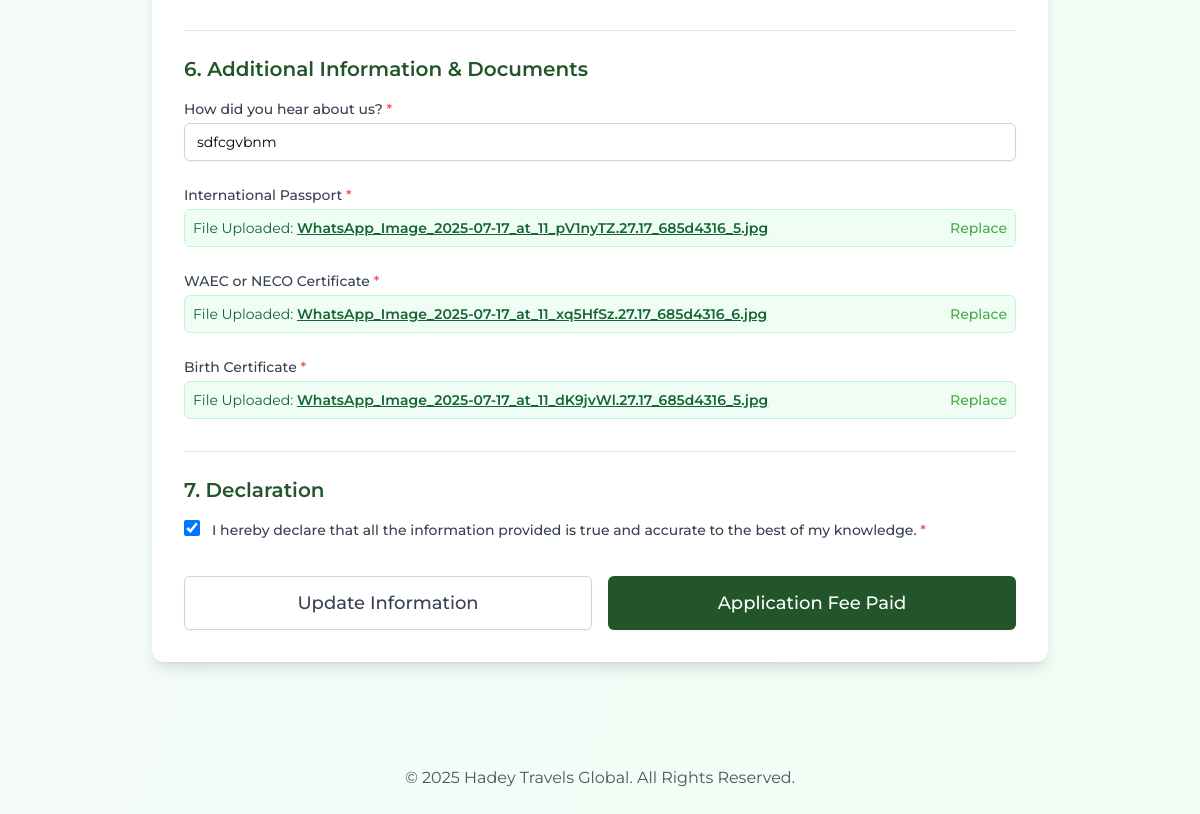
Before: /student/application/ (signed in, lower part) with the older database file.
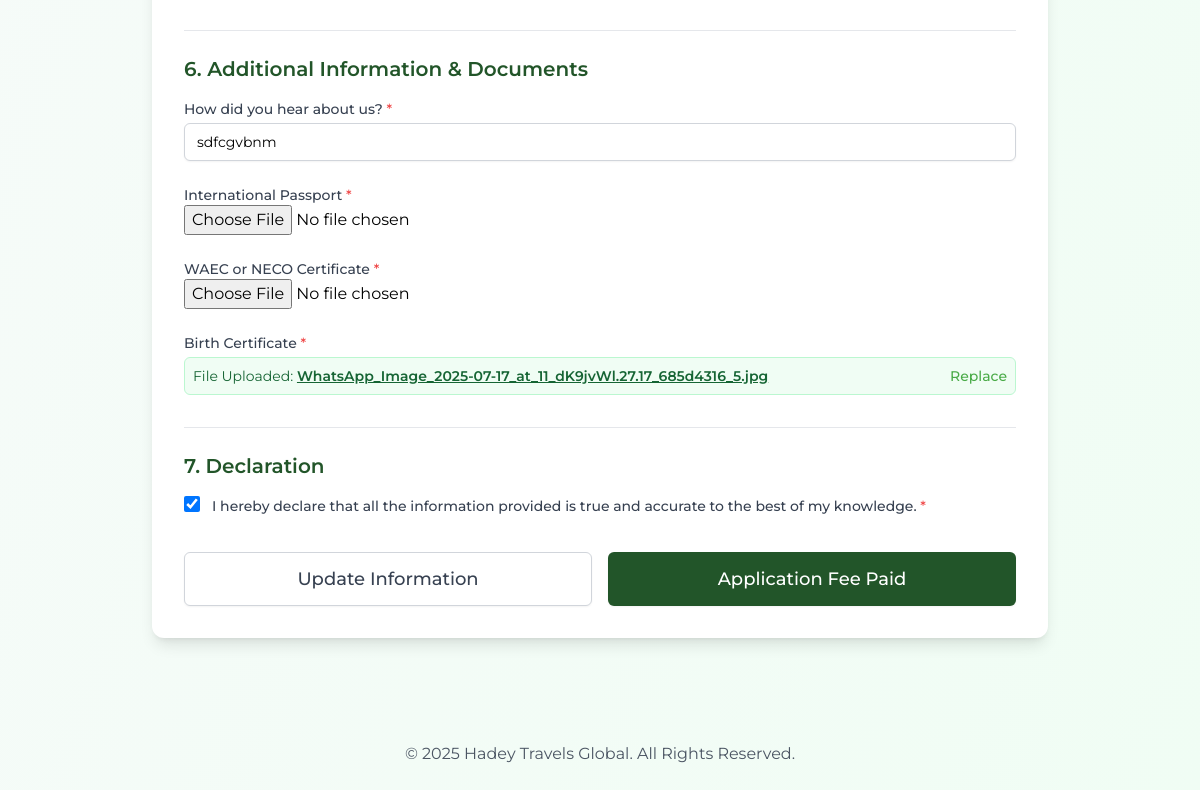
After: the same page with the newer database file.
### portal/models.py (models this page shows, shortened)
class Document(models.Model):
    class DocumentType(models.TextChoices):
        INTERNATIONAL_PASSPORT = 'INTERNATIONAL_PASSPORT', 'International Passport'
        SCHOOL_CERTIFICATE = 'SCHOOL_CERTIFICATE', 'School Certificate (WAEC/NECO)'
        BIRTH_CERTIFICATE = 'BIRTH_CERTIFICATE', 'Birth Certificate'
        FILLED_APPLICATION_FORM = 'FILLED_APPLICATION_FORM', 'Filled Application Form (Step 2)'
        ADMISSION_LETTER = 'ADMISSION_LETTER', 'Admission Letter'
        BLANK_FORM_TEMPLATE = 'BLANK_FORM_TEMPLATE', 'Blank Student Form Template'
        RESUME_CV = 'RESUME_CV', 'Resume/CV'
        WORK_EXPERIENCE_LETTER = 'WORK_EXPERIENCE_LETTER', 'Work Experience Letter'
        JOB_OFFER = 'JOB_OFFER', 'Job Offer'
        BLANK_EMPLOYMENT_FORM = 'BLANK_EMPLOYMENT_FORM', 'Blank Employment Form Template'
    application = models.ForeignKey(Application, on_delete=models.CASCADE, related_name='documents', blank=True, null=True)
    work_application = models.ForeignKey(WorkApplication, on_delete=models.CASCADE, related_name='documents', blank=True, null=True)
    document_type = models.CharField(max_length=50, choices=DocumentType.choices)
    file = models.FileField(upload_to='documents/')
    is_admin_upload = models.BooleanField(default=False)
    uploaded_at = models.DateTimeField(auto_now_add=True)

### portal/views.py (the view)
# urls.py: path('student/application/', views.student_application_form_view, name='student_application_form'),
@login_required
def student_application_form_view(request):
    application, _ = Application.objects.get_or_create(user=request.user)
    payment_made = Payment.objects.filter(
        application=application,
        purpose=Payment.PaymentPurpose.STUDENT_APP_FEE,
        status=Payment.PaymentStatus.SUCCESSFUL
    ).exists()
    if request.method == 'POST':
        form = StudentApplicationForm(request.POST, request.FILES, instance=application)
        is_payment_submission = 'submit_payment' in request.POST
        if is_payment_submission:
            if not application.passport_photograph and 'passport_photograph_upload' not in request.FILES:
                form.add_error('passport_photograph_upload', 'Passport photograph is required to proceed.')
            if not application.documents.filter(document_type=Document.DocumentType.INTERNATIONAL_PASSPORT).exists() and 'international_passport_upload' not in request.FILES:
                form.add_error('international_passport_upload', 'International passport is required to proceed.')
            if not application.documents.filter(document_type=Document.DocumentType.SCHOOL_CERTIFICATE).exists() and 'school_certificate_upload' not in request.FILES:
                form.add_error('school_certificate_upload', 'School certificate is required to proceed.')
            if not application.documents.filter(document_type=Document.DocumentType.BIRTH_CERTIFICATE).exists() and 'birth_certificate_upload' not in request.FILES:
                form.add_error('birth_certificate_upload', 'Birth certificate is required to proceed.')
        if form.is_valid():
            application_instance = form.save(commit=False)
            if 'passport_photograph_upload' in request.FILES:
                application_instance.passport_photograph = request.FILES['passport_photograph_upload']
            application_instance.save()
            document_uploads = {
                'international_passport_upload': Document.DocumentType.INTERNATIONAL_PASSPORT,
                'school_certificate_upload': Document.DocumentType.SCHOOL_CERTIFICATE,
                'birth_certificate_upload': Document.DocumentType.BIRTH_CERTIFICATE,
            }
            for field_name, doc_type in document_uploads.items():
                if field_name in request.FILES:
                    Document.objects.update_or_create(
                        application=application_instance, document_type=doc_type,
                        defaults={'file': request.FILES[field_name]}
                    )
            return JsonResponse({'success': True, 'message': 'Application data saved successfully!'})
        else:
            return JsonResponse({'success': False, 'errors': form.errors}, status=400)
    else:
        form = StudentApplicationForm(instance=application)
    existing_docs = { doc.document_type: doc for doc in application.documents.all() }
    context = {
        'form': form, 'payment_made': payment_made,
        'existing_docs': existing_docs, 'doc_types': Document.DocumentType
    }
    return render(request, 'portal/student_application_form.html', context)

### portal/templatetags/portal_extras.py (called while the page is built)
@register.filter(name='get_item')
def get_item(dictionary, key):
    return dictionary.get(key)

### templates/portal/student_application_form.html (shortened to what the changed rows need)
{% extends "base.html" %}
{% load portal_extras %}
{% block content %}
<div class="max-w-4xl mx-auto">
    <div class="bg-white p-8 rounded-xl shadow-lg border-t-4 border-primary-green">
        <form method="post" id="applicationForm" enctype="multipart/form-data">
            <div class="space-y-8">
                <div class="border-t border-gray-200 pt-6">
                    <h2 class="text-xl font-semibold text-dark-green mb-4">6. Additional Information & Documents</h2>
                    <div class="space-y-6">
                        <div>
                            <label class="block text-sm font-medium text-gray-700">International Passport <span class="text-red-500">*</span></label>
                            {% with doc=existing_docs|get_item:doc_types.INTERNATIONAL_PASSPORT %}
                            {% if doc %}
                                <div class="mt-1 flex items-center justify-between p-2 bg-green-50 border border-green-200 rounded-md">
                                    <p class="text-sm text-green-800">File Uploaded: <a href="{{ doc.file.url }}" target="_blank" class="font-semibold underline">{{ doc.file.name|slice:"10:" }}</a></p>
                                    <label for="id_international_passport_upload" class="cursor-pointer text-sm font-medium text-primary-green hover:underline">Replace</label>
                                </div>
                            {% else %}
                                {{ form.international_passport_upload }}
                            {% endif %}
                            {% endwith %}
                        </div>
                        <div>
                            <label class="block text-sm font-medium text-gray-700">WAEC or NECO Certificate <span class="text-red-500">*</span></label>
                            {% with doc=existing_docs|get_item:doc_types.SCHOOL_CERTIFICATE %}
                            {% if doc %}
                                <div class="mt-1 flex items-center justify-between p-2 bg-green-50 border border-green-200 rounded-md">
                                    <p class="text-sm text-green-800">File Uploaded: <a href="{{ doc.file.url }}" target="_blank" class="font-semibold underline">{{ doc.file.name|slice:"10:" }}</a></p>
                                    <label for="id_school_certificate_upload" class="cursor-pointer text-sm font-medium text-primary-green hover:underline">Replace</label>
                                </div>
                            {% else %}
                                {{ form.school_certificate_upload }}
                            {% endif %}
                            {% endwith %}
                        </div>
                    </div>
                </div>
                <div class="border-t border-gray-200 pt-6">
                    <h2 class="text-xl font-semibold text-dark-green mb-4">7. Declaration</h2>
                </div>
            </div>
        </form>
    </div>
</div>
{% endblock %}

Changed rows visible on the page:
removed Document: file.name "WhatsApp_Image_2025-07-17_at_11_pV1nyTZ.27.17_685d4316_5.jpg"
removed Document: file.name "WhatsApp_Image_2025-07-17_at_11_xq5HfSz.27.17_685d4316_6.jpg"
Other visible differences:
text no longer shown: "File Uploaded: Replace File Uploaded: Replace"
